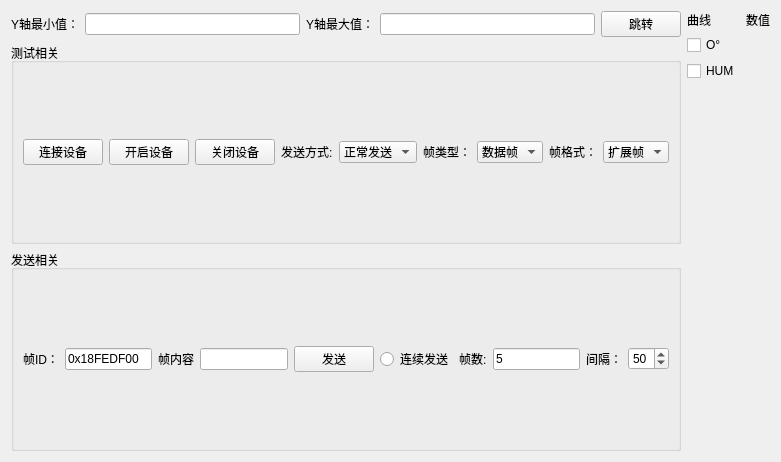
<?xml version="1.0" encoding="UTF-8"?>
<ui version="4.0">
 <class>TestDisplay</class>
 <widget class="QWidget" name="TestDisplay">
  <property name="geometry">
   <rect>
    <x>0</x>
    <y>0</y>
    <width>685</width>
    <height>462</height>
   </rect>
  </property>
  <property name="windowTitle">
   <string>Form</string>
  </property>
  <layout class="QHBoxLayout" name="horizontalLayout_2">
   <item>
    <layout class="QHBoxLayout" name="horizontalLayout">
     <item>
      <layout class="QVBoxLayout" name="verticalLayout_4">
       <item>
        <layout class="QHBoxLayout" name="horizontalLayout_3"/>
       </item>
       <item>
        <layout class="QHBoxLayout" name="horizontalLayout_4">
         <item>
          <widget class="QLabel" name="label">
           <property name="text">
            <string>Y轴最小值：</string>
           </property>
          </widget>
         </item>
         <item>
          <widget class="QLineEdit" name="lineEdit"/>
         </item>
         <item>
          <widget class="QLabel" name="label_2">
           <property name="text">
            <string>Y轴最大值：</string>
           </property>
          </widget>
         </item>
         <item>
          <widget class="QLineEdit" name="lineEdit_2"/>
         </item>
         <item>
          <widget class="QPushButton" name="pushButton">
           <property name="text">
            <string>跳转</string>
           </property>
          </widget>
         </item>
        </layout>
       </item>
       <item>
        <widget class="QGroupBox" name="groupBox_2">
         <property name="title">
          <string>测试相关</string>
         </property>
         <layout class="QHBoxLayout" name="horizontalLayout_5">
          <item>
           <widget class="QPushButton" name="pushButton_2">
            <property name="text">
             <string>连接设备</string>
            </property>
           </widget>
          </item>
          <item>
           <widget class="QPushButton" name="pushButton_3">
            <property name="text">
             <string>开启设备</string>
            </property>
           </widget>
          </item>
          <item>
           <widget class="QPushButton" name="pushButton_4">
            <property name="text">
             <string>关闭设备</string>
            </property>
           </widget>
          </item>
          <item>
           <widget class="QLabel" name="label_11">
            <property name="text">
             <string>发送方式:</string>
            </property>
           </widget>
          </item>
          <item>
           <widget class="QComboBox" name="comboBox_3">
            <item>
             <property name="text">
              <string>正常发送</string>
             </property>
            </item>
            <item>
             <property name="text">
              <string>单词发送</string>
             </property>
            </item>
           </widget>
          </item>
          <item>
           <widget class="QLabel" name="label_12">
            <property name="text">
             <string>帧类型：</string>
            </property>
           </widget>
          </item>
          <item>
           <widget class="QComboBox" name="comboBox_2">
            <item>
             <property name="text">
              <string>数据帧</string>
             </property>
            </item>
            <item>
             <property name="text">
              <string>远程帧</string>
             </property>
            </item>
           </widget>
          </item>
          <item>
           <widget class="QLabel" name="label_13">
            <property name="text">
             <string>帧格式：</string>
            </property>
           </widget>
          </item>
          <item>
           <widget class="QComboBox" name="comboBox">
            <item>
             <property name="text">
              <string>扩展帧</string>
             </property>
            </item>
            <item>
             <property name="text">
              <string>标准帧</string>
             </property>
            </item>
           </widget>
          </item>
         </layout>
        </widget>
       </item>
       <item>
        <widget class="QGroupBox" name="groupBox">
         <property name="title">
          <string>发送相关</string>
         </property>
         <layout class="QHBoxLayout" name="horizontalLayout_6">
          <item>
           <widget class="QLabel" name="label_9">
            <property name="text">
             <string>帧ID：</string>
            </property>
           </widget>
          </item>
          <item>
           <widget class="QLineEdit" name="lineEdit_4">
            <property name="maximumSize">
             <size>
              <width>150</width>
              <height>16777215</height>
             </size>
            </property>
            <property name="text">
             <string>0x18FEDF00</string>
            </property>
           </widget>
          </item>
          <item>
           <widget class="QLabel" name="label_3">
            <property name="text">
             <string>帧内容</string>
            </property>
           </widget>
          </item>
          <item>
           <widget class="QLineEdit" name="lineEdit_3"/>
          </item>
          <item>
           <widget class="QPushButton" name="pushButton_5">
            <property name="text">
             <string>发送</string>
            </property>
           </widget>
          </item>
          <item>
           <widget class="QRadioButton" name="radioButton">
            <property name="text">
             <string>连续发送</string>
            </property>
           </widget>
          </item>
          <item>
           <widget class="QLabel" name="label_10">
            <property name="text">
             <string>帧数:</string>
            </property>
           </widget>
          </item>
          <item>
           <widget class="QLineEdit" name="lineEdit_5">
            <property name="text">
             <string>5</string>
            </property>
           </widget>
          </item>
          <item>
           <widget class="QLabel" name="label_4">
            <property name="text">
             <string>间隔：</string>
            </property>
           </widget>
          </item>
          <item>
           <widget class="QSpinBox" name="spinBox">
            <property name="value">
             <number>50</number>
            </property>
           </widget>
          </item>
         </layout>
        </widget>
       </item>
      </layout>
     </item>
     <item>
      <layout class="QVBoxLayout" name="verticalLayout_3">
       <item>
        <widget class="QLabel" name="label_6">
         <property name="text">
          <string>曲线</string>
         </property>
        </widget>
       </item>
       <item>
        <widget class="QCheckBox" name="checkBox">
         <property name="text">
          <string>O°</string>
         </property>
        </widget>
       </item>
       <item>
        <widget class="QCheckBox" name="checkBox_2">
         <property name="text">
          <string>HUM</string>
         </property>
        </widget>
       </item>
       <item>
        <spacer name="verticalSpacer_2">
         <property name="orientation">
          <enum>Qt::Vertical</enum>
         </property>
         <property name="sizeHint" stdset="0">
          <size>
           <width>20</width>
           <height>40</height>
          </size>
         </property>
        </spacer>
       </item>
      </layout>
     </item>
     <item>
      <layout class="QVBoxLayout" name="verticalLayout_2">
       <item>
        <widget class="QLabel" name="label_5">
         <property name="text">
          <string>数值</string>
         </property>
        </widget>
       </item>
       <item>
        <widget class="QLabel" name="label_7">
         <property name="text">
          <string/>
         </property>
        </widget>
       </item>
       <item>
        <widget class="QLabel" name="label_8">
         <property name="text">
          <string/>
         </property>
        </widget>
       </item>
       <item>
        <spacer name="verticalSpacer">
         <property name="orientation">
          <enum>Qt::Vertical</enum>
         </property>
         <property name="sizeHint" stdset="0">
          <size>
           <width>20</width>
           <height>40</height>
          </size>
         </property>
        </spacer>
       </item>
      </layout>
     </item>
    </layout>
   </item>
  </layout>
 </widget>
 <resources/>
 <connections/>
</ui>
